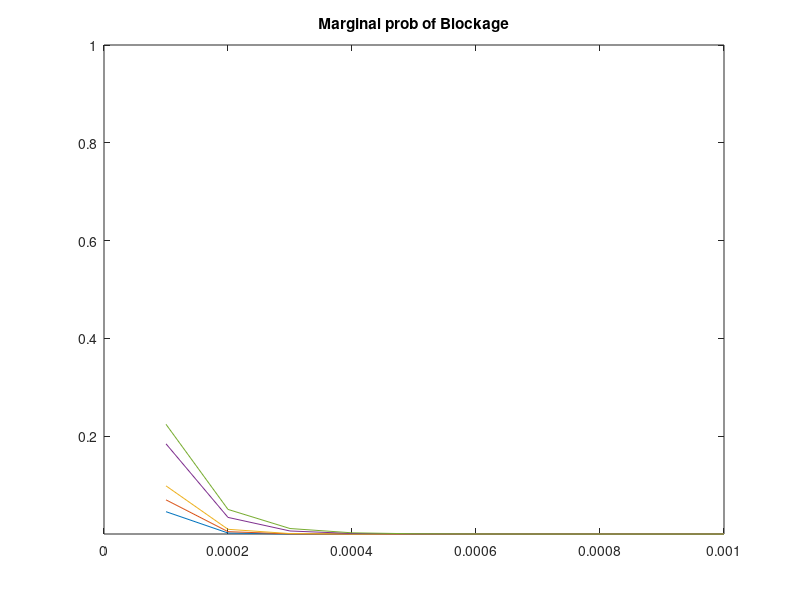
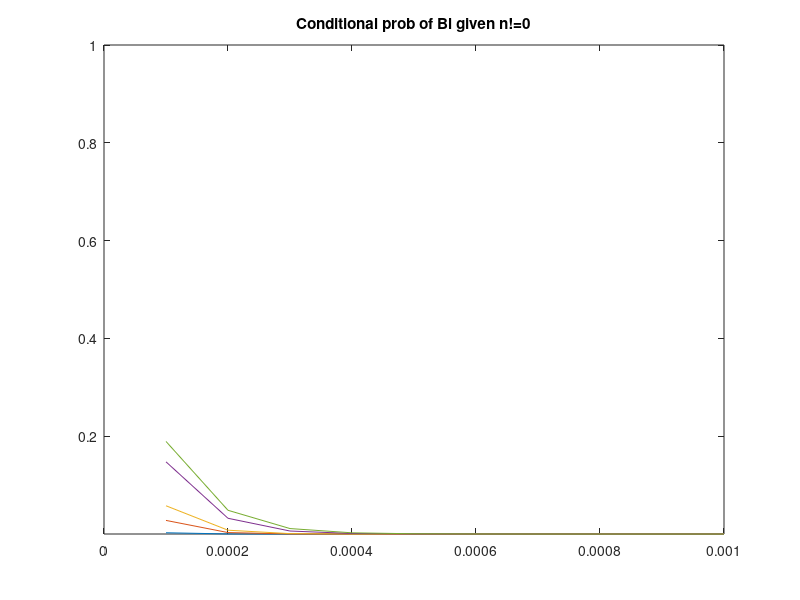
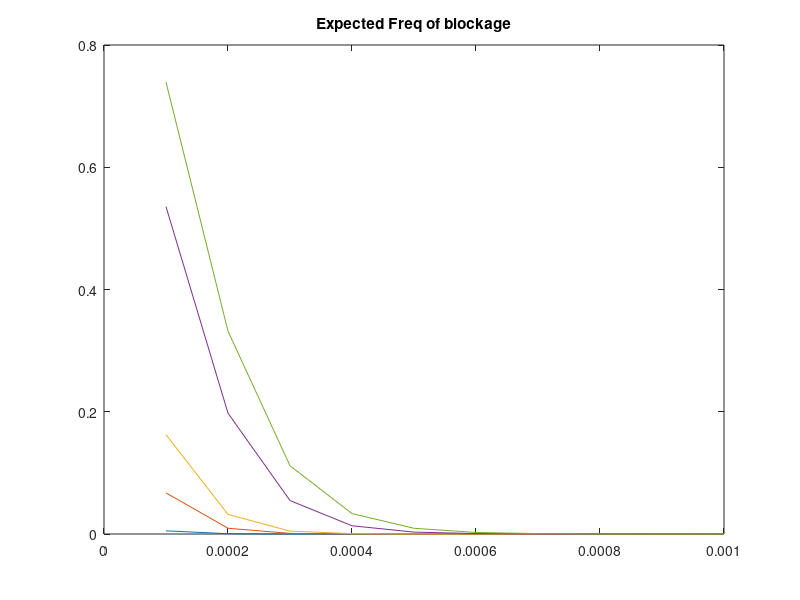
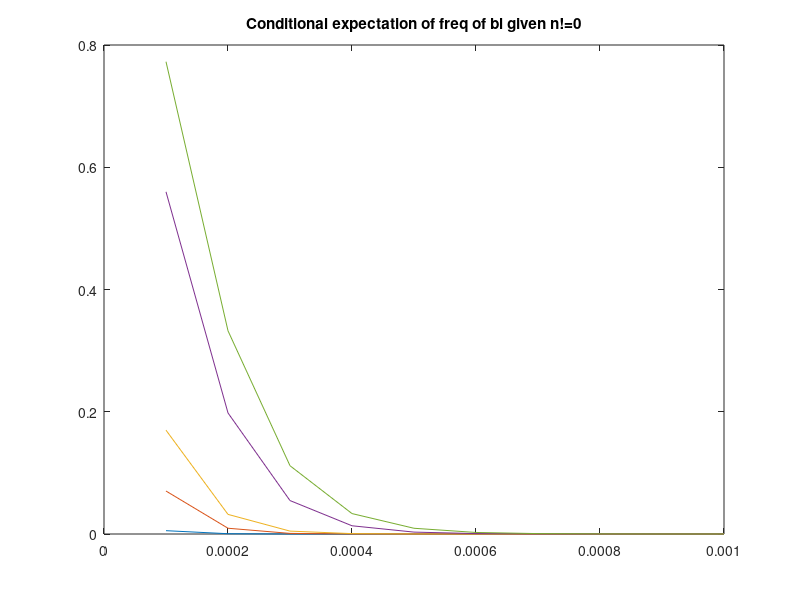

These charts were generated, in order, by the following MATLAB code:
%Theory
%Mar10: Theoretically calculating various values and save csv file

clear
close all
%Copy from Simulation.m !!!---------!!!
wannaplot=1;
V = 1; %velocity m/s
hb = 1.8;
hr = 1.4;
ht = 6;
frac = (hb-hr)/(ht-hr);
simTime = 60*10; %sec Total Simulation time
tstep = 0.0001; %(sec) time step
mu = 2; %Expected bloc dur =1/mu
R = 100; %m Radius
temp = 2/pi*V*frac*R;
densityBL = [0.01,0.1,0.2,0.5,0.65];
densityAP = (1:1:10)/10^4;
 
%calculat Ei by wolform alpha for given lambdaAP and R=100;
Ei = [9.21,105.059, 1499.93, 25031.9, 453682, 8.6341e6, 1.697e8, 3.41357e9, 6.9864e10, 1.4493e12];

% !!!-------------------------------!!!
pB = zeros(length(densityAP),length(densityBL));
pBgiven=zeros(length(densityAP),length(densityBL));
freq=zeros(length(densityAP),length(densityBL));
freqCond=zeros(length(densityAP),length(densityBL));
durCond=zeros(length(densityAP),length(densityBL));

for indT = 1:length(densityAP)
    for indB = 1:length(densityBL)
        lamT = densityAP(indT); %lambda
        lamB = densityBL(indB); 
        C(indB) = 2/pi*lamB*V*frac;
        a(indB) = 1-2*mu/(R*C(indB))+2*mu^2/(R^2*C(indB)^2)*log(1+R*C(indB)/mu);
        pnn0(indT)=exp(-lamT.*pi*R^2);
        %1. Marginal prob of Blockage
        pB(indT,indB) = exp((a(indB)-1).*lamT.*pi*R^2);
        
        %2. Conditional prob of Bl given n!=0
        pBgiven(indT,indB) = (pB(indT,indB)-pnn0(indT))./(1-pnn0(indT));
        
        %3. Expected Freq of blockage
        freq(indT,indB) = mu*a(indB)*lamT*pi*R^2*exp((a(indB)-1)*lamT*pi*R^2);
        
        %4. Conditional expectation of freq of bl given n!=0
        freqCond(indT,indB) = (freq(indT,indB))./(1-pnn0(indT));
        
        %5. Conditional expectation of duration of bl given n!=0
        durCond(indT,indB) = pnn0(indT)/(1-pnn0(indT))*Ei(indT)/mu;

    end
end

%save csv file
allData = [pB,pBgiven,freq,freqCond,durCond];
csvwrite('theoryData.csv',allData);

%Plot
if(wannaplot)
    figure(1);
    plot(densityAP,pB); 
    ylim([1e-4,1]);title('Marginal prob of Blockage')
    
    figure(2);
    plot(densityAP,pBgiven); title('Conditional prob of Bl given n!=0')
    ylim([1e-4,1])
    
    figure(3);
    plot(densityAP,freq)
    title('Expected Freq of blockage')
%     ylim([1e-4,1])
        figure(4);
    plot(densityAP,freqCond);
    title('Conditional expectation of freq of bl given n!=0')
%     ylim([1e-4,1])
        figure(5);
   semilogy(densityAP,durCond)
    title('Conditional expectation of duration of bl given n!=0')
    
    
end







